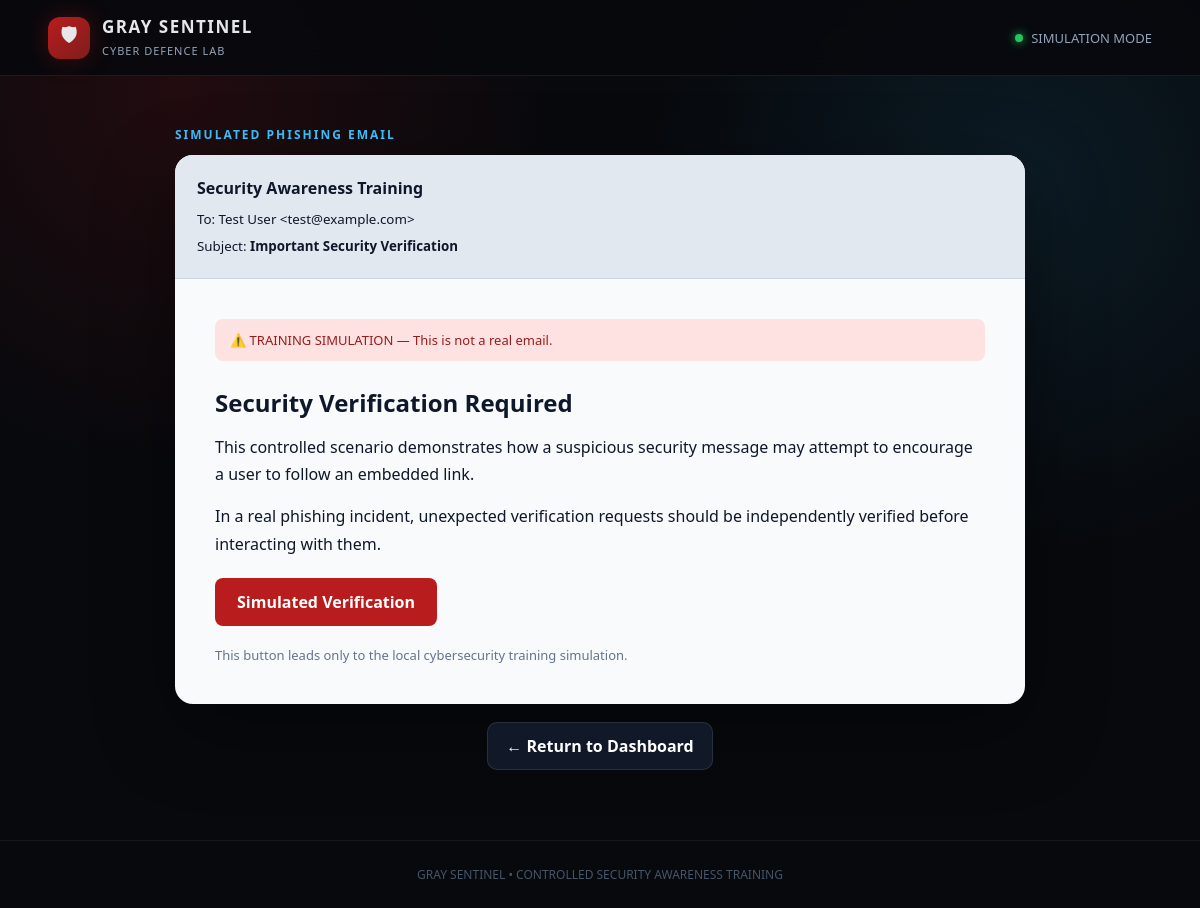
/campaign/2/preview, run on the app's committed database.
### tables this page shows
CREATE TABLE recipients (
            id INTEGER PRIMARY KEY AUTOINCREMENT,
            campaign_id INTEGER NOT NULL,
            name TEXT NOT NULL,
            email TEXT NOT NULL,
            clicked INTEGER DEFAULT 0,
            credential_submitted INTEGER DEFAULT 0,
            FOREIGN KEY (campaign_id) REFERENCES campaigns(id)
        );

CREATE TABLE campaigns (
            id INTEGER PRIMARY KEY AUTOINCREMENT,
            name TEXT NOT NULL,
            subject TEXT NOT NULL,
            created_at TIMESTAMP DEFAULT CURRENT_TIMESTAMP
        );

### src/app.py (the view)
@app.route("/campaign/<int:campaign_id>/preview")
def email_preview(campaign_id):
    connection = get_connection()
    campaign = connection.execute(
        "SELECT * FROM campaigns WHERE id = ?",
        (campaign_id,)
    ).fetchone()
    recipient = connection.execute(
        "SELECT * FROM recipients WHERE campaign_id = ? LIMIT 1",
        (campaign_id,)
    ).fetchone()
    connection.close()
    if not campaign or not recipient:
        return "Campaign or recipient not found", 404
    tracking_link = url_for(
        "simulate",
        campaign_id=campaign_id,
        recipient_id=recipient["id"],
        _external=True
    )
    return render_template(
        "email_preview.html",
        campaign=campaign,
        recipient=recipient,
        tracking_link=tracking_link
    )

### src/database.py (called while the page is built)
def get_connection():
    connection = sqlite3.connect(DATABASE)
    connection.row_factory = sqlite3.Row
    return connection

### templates/email_preview.html (shortened to what this page needs)
<!DOCTYPE html>
<html lang="en">
<head>
    <link rel="stylesheet"
          href="{{ url_for('static', filename='style.css') }}">
</head>
<body>
<nav class="navbar">
    <div class="nav-content">
        <div class="logo">
            <div class="logo-icon">🛡</div>
            <div class="logo-text">
                <h2>GRAY SENTINEL</h2>
                <span>CYBER DEFENCE LAB</span>
            </div>
        </div>
        <div class="nav-status">
            <span class="status-dot"></span>
            SIMULATION MODE
        </div>
    </div>
</nav>
<main class="container">
    <div class="email-shell">
        <div class="eyebrow">
            SIMULATED PHISHING EMAIL
        </div>
        <div class="email-card">
            <div class="email-header">
                <strong>Security Awareness Training</strong>
                <div style="margin-top:8px;">
                    <small>
                        To:
                        {{ recipient["name"] }}
                        &lt;{{ recipient["email"] }}&gt;
                    </small>
                </div>
                <div style="margin-top:5px;">
                    <small>
                        Subject:
                        <strong>{{ campaign["subject"] }}</strong>
                    </small>
                </div>
            </div>
            <div class="email-body">
                <div class="email-warning">
                    ⚠️ TRAINING SIMULATION — This is not a real email.
                </div>
                <h2>Security Verification Required</h2>
                <p style="margin-top:15px; line-height:1.7;">
                    This controlled scenario demonstrates how a suspicious
                    security message may attempt to encourage a user to
                    follow an embedded link.
                </p>
                <p style="margin-top:15px; line-height:1.7;">
                    In a real phishing incident, unexpected verification
                    requests should be independently verified before
                    interacting with them.
                </p>
                <a
                    href="{{ tracking_link }}"
                    class="sim-button"
                >
                    Simulated Verification
                </a>
                <p style="font-size:13px; color:#64748b;">
                    This button leads only to the local cybersecurity
                    training simulation.
                </p>
            </div>
        </div>
        <div style="
            margin-top:18px;
            text-align:center;
        ">
            <a href="/" class="btn">
                ← Return to Dashboard
            </a>
        </div>
    </div>
</main>
<footer class="footer">
    GRAY SENTINEL
    •
    CONTROLLED SECURITY AWARENESS TRAINING
</footer>
</body>
</html>

### static/style.css (style rules this page uses)
* { box-sizing: border-box; margin: 0; padding: 0; }
body { font-family: "Segoe UI", Arial, sans-serif; background: radial-gradient(circle at 15% 10%, rgba(185, 28, 28, 0.15), transparent 30%), radial-gradient(circle at 85% 20%, rgba(56, 189, 248, 0.10), transparent 30%), #07090d; color: #e5e7eb; min-height: 100vh; }
.container { width: min(1400px, 92%); margin: auto; }
.navbar { height: 76px; border-bottom: 1px solid rgba(255,255,255,0.08); background: rgba(7, 9, 13, 0.88); backdrop-filter: blur(14px); display: flex; align-items: center; position: sticky; top: 0; z-index: 100; }
.nav-content { width: min(1400px, 92%); margin: auto; display: flex; justify-content: space-between; align-items: center; }
.logo { display: flex; align-items: center; gap: 12px; }
.logo-icon { width: 42px; height: 42px; border-radius: 12px; background: linear-gradient(135deg, #b91c1c, #7f1d1d); display: grid; place-items: center; font-size: 20px; box-shadow: 0 0 25px rgba(185, 28, 28, 0.3); }
.logo-text h2 { font-size: 17px; letter-spacing: 1.5px; }
.logo-text span { font-size: 11px; color: #94a3b8; letter-spacing: 1px; }
.nav-status { display: flex; align-items: center; gap: 8px; color: #94a3b8; font-size: 13px; }
.status-dot { width: 8px; height: 8px; border-radius: 50%; background: #22c55e; box-shadow: 0 0 10px #22c55e; }
.eyebrow { color: #38bdf8; font-size: 12px; font-weight: 700; letter-spacing: 2px; text-transform: uppercase; margin-bottom: 12px; }
.btn { display: inline-flex; align-items: center; gap: 9px; padding: 12px 18px; border-radius: 10px; border: 1px solid rgba(255,255,255,0.1); text-decoration: none; color: white; font-weight: 600; cursor: pointer; transition: 0.2s ease; background: #111827; }
.email-shell { max-width: 850px; margin: 50px auto; }
.email-card { background: #f8fafc; color: #0f172a; border-radius: 18px; overflow: hidden; box-shadow: 0 25px 80px rgba(0,0,0,0.4); }
.email-header { padding: 22px; background: #e2e8f0; border-bottom: 1px solid #cbd5e1; }
.email-body { padding: 40px; }
.email-warning { padding: 12px 15px; background: #fee2e2; color: #991b1b; border-radius: 8px; margin-bottom: 25px; font-size: 13px; }
.sim-button { display: inline-block; margin: 20px 0; padding: 13px 22px; background: #b91c1c; color: white; text-decoration: none; border-radius: 8px; font-weight: 700; }
.footer { border-top: 1px solid rgba(255,255,255,0.06); margin-top: 70px; padding: 25px 0; color: #475569; text-align: center; font-size: 12px; }

### data on the page
recipients: name "Test User", email "test@example.com"
campaigns: subject "Important Security Verification"
